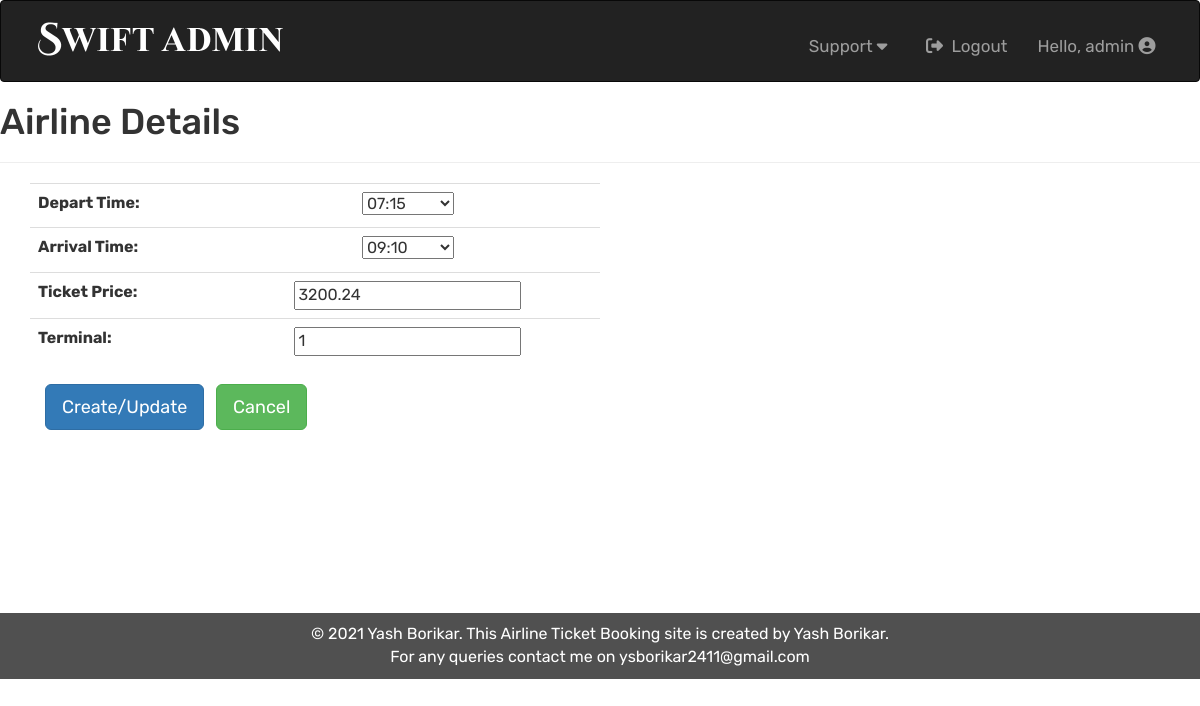
Page /admin-update-airline/1 (signed in) on the committed database.
### SwiftApp/models.py (models this page shows, shortened)
class AirlineDetail(models.Model):
    Airline = models.CharField(max_length=2, choices=AIRLINE_CHOICES)
    Flight_Num = models.CharField(max_length=7, help_text="Flight Number")
    Terminal = models.CharField(max_length=2)
    Departure_City = models.CharField(max_length=1, choices=DEPARTURE_CHOICES)
    Depart_Time = models.CharField(max_length=2, choices=TIME_CHOICES)
    Arrival_City = models.CharField(max_length=2, choices=ARRIVAL_CHOICES)
    Arrival_Time = models.CharField(max_length=2, choices=TIME_CHOICES)
    Ticket_Price = models.DecimalField(max_digits=6, decimal_places=2)

### SwiftApp/views.py (the view)
# urls.py: path('admin-update-airline/<int:pk>', views.AAirlineUpdate.as_view()),
class AAirlineUpdate(generic.UpdateView):
    @method_decorator(user_passes_test(lambda u: u.is_superuser))
    def dispatch(self, *args, **kwargs):
        return super().dispatch(*args, **kwargs)
    model = AirlineDetail
    fields = ('Depart_Time', 'Arrival_Time', 'Ticket_Price', 'Terminal')

### SwiftApp/templates/SwiftApp/airlinedetail_form.html (shortened to what this page needs)
{% extends 'SwiftApp/baseadmin.html' %}
{% block admincontent %}
<h1>Airline Details</h1><hr>
<div class="container">
    <form method="post">
        <table class="table table-borderless" border="0" style="width: 50%;">
            {{ form }}
        </table>
        <div class="col-sm-12">
            <input class="btn btn-lg btn-primary" type="submit" value="Create/Update">&nbsp&nbsp
            <a href="/admin-list-airline" class="btn btn-lg btn-success">Cancel</a>
        </div>
    </form>
</div>
<br>
{% endblock admincontent%}

### SwiftApp/templates/SwiftApp/baseadmin.html (shortened to what this page needs)
{%load static%}
<!DOCTYPE html>
<html lang="en">
<head>
    <link rel="stylesheet" href="https://maxcdn.bootstrapcdn.com/bootstrap/3.3.7/css/bootstrap.min.css">
    <link rel='stylesheet' href="{% static 'SwiftApp/css/stylesadmin.css' %}">
</head>
<body>
    <nav class='navbar navbar-default navbar-inverse'>
        <div class="container-fluid headercontainer">
            <div class="navbar-header">
               <a href="/admin-pannel-index" class="pull-left"><img src="{% static 'SwiftApp/images/logoadmin.png' %}"  id="logo-img"></a>
            </div>
            <ul class='nav navbar-nav navbar-right pull-right'>
                <li class="nav-item dropdown">
                    <a class="nav-link dropdown-toggle"> Support <i class="fa fa-caret-down"></i></a>
                </li>
                {% if request.user.is_active%}
                <li> <a href="/accounts/logout/"><i class="fas fa-sign-out-alt"></i>Logout</a> </li>
                <li class="nav-item dropdown">
                    <a class="nav-link dropdown-toggle"> Hello, {{request.user}} <i class="fas fa-user-circle"></i></a>
                </li>
                {%else%}
                <li> <a href="/accounts/login/" ><i class="fas fa-sign-in-alt"></i>Login</a></li>
                <li> <a> Hello, Guest <i class="fas fa-user-circle"></i></a></li>
                {%endif%}
            </ul>
        </div>
    </nav>
    {%block admincontent%}
    {%endblock%}
    <footer>
            <p>&copy; 2021 Yash Borikar. This Airline Ticket Booking site is created by Yash Borikar.</p>
            <p>For any queries contact me on ysborikar2411@gmail.com</p>
    </footer>
</body>
</html>

### SwiftApp/static/SwiftApp/css/stylesadmin.css (style rules this page uses)
body { font-family: 'Rubik', Lato; font-size: 16px; }
#logo-img { width: 250px; height: 35px; margin: 20px 20px 20px 0; }
.headercontainer { margin-left: 20px; margin-right: 20px; }
.headercontainer li { margin: 0px; padding: 20px 0px 10px 0px; }
.headercontainer li a { font-size: 17px; }
.headercontainer i { margin-right: 0.5em; }
.table { text-align: center; }
footer { background: #505050; color: #fff; padding: 10px; margin-left: 0px; margin-top: 10em; }
footer p { margin-top: 0; margin-bottom: 0; text-align: center; }

### rows in the picture
AirlineDetail: Depart_Time "07:15", Arrival_Time "09:10", Ticket_Price "3200.24", Terminal "1"

### other values in the picture
{{ request.user }} "admin"
